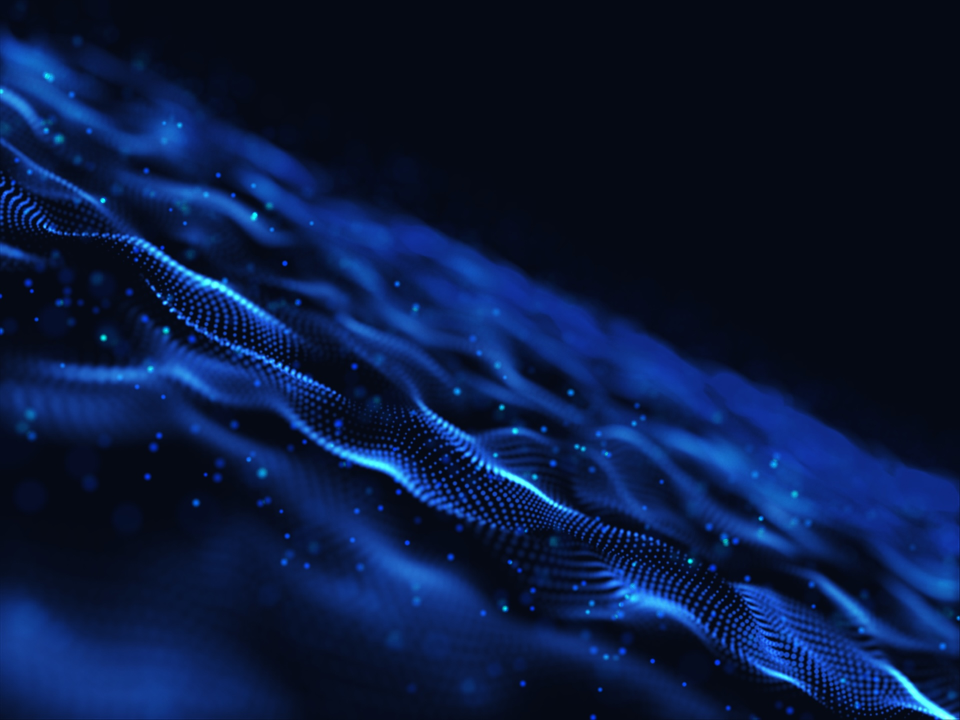
#> input picture test-real-image.jpg, 1920 x 1439 px (shown at 1/2 size)
$ python -i aisr-process.py   (imports and definitions only)
#> lines starting #> are read from the running program, lines starting #| are printed output that depends on the picture
#> further down, picture is the input picture: PIL image 1920x1439 RGB; mean R, G, B 9.2, 25.7, 64.1
#!/usr/bin/env python3
"""
AISR API 后端处理脚本
处理图像超分辨率请求
"""

import os
import json
import base64
import hashlib
import sqlite3
from datetime import datetime, date
from flask import Flask, request, jsonify
from PIL import Image
import io
import logging

# 配置日志
# [1 line not run here, left out]
logger = logging.getLogger(__name__)

# [1 line not run here, left out]

# 配置
MAX_FILE_SIZE = 100 * 1024 * 1024  # 100MB
DAILY_LIMIT = 20
ALLOWED_FORMATS = ['JPEG', 'PNG', 'TIFF', 'BMP']

# 数据库初始化
# [78 lines left out: functions init_db, get_client_ip, check_daily_limit, log_usage, validate_image_data, not called in this run]

def process_image_aisr(image):
    """模拟AI图像超分辨率处理"""
    # 这里应该调用实际的AI模型
    # 目前只是简单的图像放大和增强示例

    # 获取原始尺寸
    original_width, original_height = image.size
#> original_width = 1920; original_height = 1439

    # 模拟AI处理：放大2倍并增强
    new_width = original_width * 2
#> new_width = 3840
    new_height = original_height * 2
#> new_height = 2878

    # 使用高质量重采样
    enhanced_image = image.resize((new_width, new_height), Image.LANCZOS)

    # 简单的对比度和锐化增强
    from PIL import ImageEnhance

    # 增强对比度
    enhancer = ImageEnhance.Contrast(enhanced_image)
    enhanced_image = enhancer.enhance(1.2)
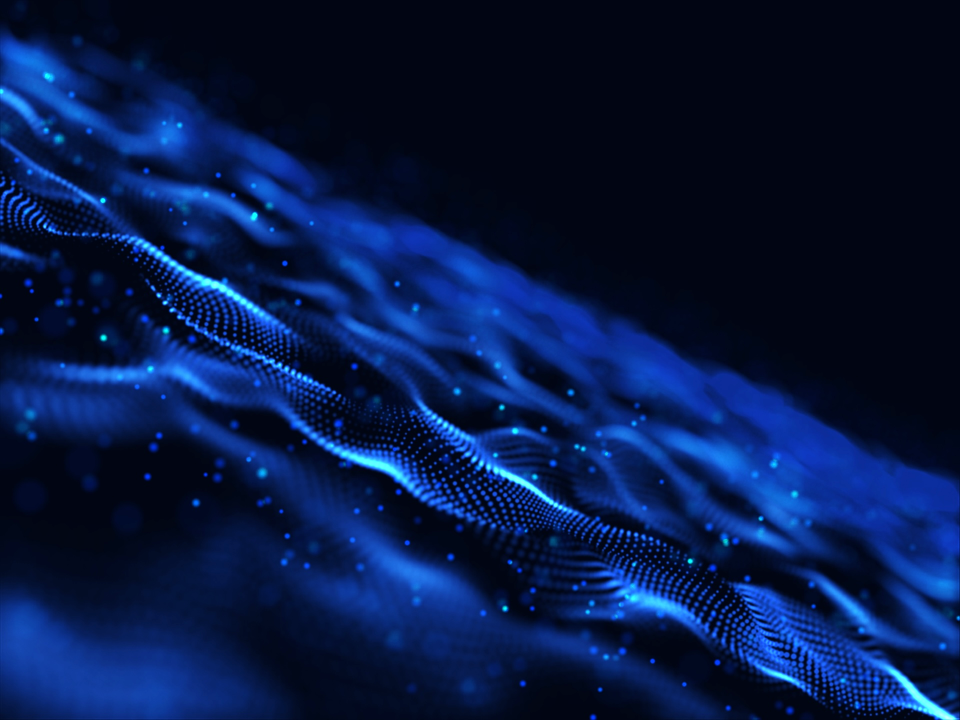
#> enhanced_image: PIL image 3840x2878 RGB (shown at 1/4 size); mean R, G, B 5.9, 25.3, 71.3

    # 增强锐度
    enhancer = ImageEnhance.Sharpness(enhanced_image)
    enhanced_image = enhancer.enhance(1.1)

    return enhanced_image

# [72 lines that did not run here, left out]

# [31 lines that did not run here, left out]

# [7 lines that did not run here, left out]

# [6 lines not run here, left out]

>>> from PIL import Image
>>> picture = Image.open('../test-real-image.jpg')
>>> result = process_image_aisr(picture)
